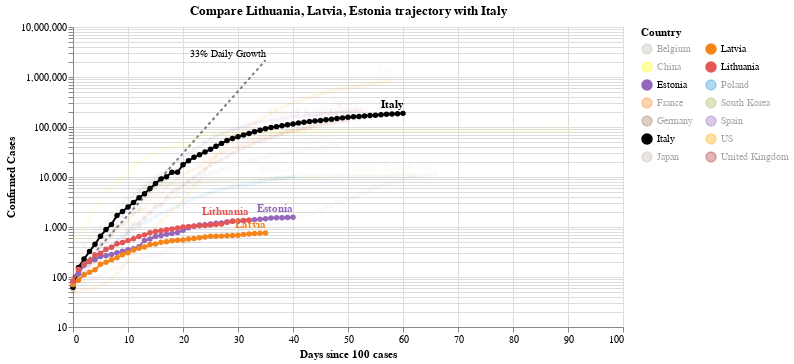

Write notebook code for a chart like this one.
### Code cell
#hide_input
chart3 = make_since_chart(dff2, ['Lithuania', 'Latvia', 'Estonia'], baseline_countries)
chart3

### Figure 1 — Vega-Lite specification as saved in the notebook (floating-point values rounded to 4 significant figures; data arrays with more than 128 entries replaced by an {"elided": "..."} marker saying what was removed)
{"config": {"view": {"continuousWidth": 400, "continuousHeight": 300}}, "layer": [{"mark": {"type": "line", "color": "black", "opacity": 0.5, "strokeDash": [3, 3]}, "encoding": {"x": {"type": "quantitative", "field": "Days since 100 cases"}, "y": {"type": "quantitative", "field": "Confirmed Cases"}}}, {"mark": {"type": "text", "align": "right", "dy": -6, "fontSize": 10, "text": "33% Daily Growth"}, "encoding": {"x": {"type": "quantitative", "field": "Days since 100 cases"}, "y": {"type": "quantitative", "field": "Confirmed Cases"}}, "transform": [{"filter": "(datum['Days since 100 cases'] >= 35)"}]}, {"data": {"name": "data-a935cc59f07bf05702d7ea7ddbe411b3"}, "mark": {"type": "line", "point": true}, "encoding": {"color": {"type": "nominal", "field": "Country", "legend": {"columns": 2}, "scale": {"domain": ["Belgium", "China", "Estonia", "France", "Germany", "Italy", "Japan", "Latvia", "Lithuania", "Poland", "South Korea", "Spain", "US", "United Kingdom"], "range": ["#C1B7AD", "yellow", "#9467bd", "#F58518", "#9D755D", "black", "#C1B7AD", "#F58518", "#E45756", "#2495D3", "#A1BA59", "#9467bd", "orange", "brown"]}}, "opacity": {"condition": {"value": 1, "selection": "selector002"}, "value": 0.05}, "tooltip": [{"type": "nominal", "field": "Country"}, {"type": "temporal", "field": "Date"}, {"type": "quantitative", "field": "Confirmed Cases"}, {"type": "quantitative", "field": "Days since 100 cases"}], "x": {"type": "quantitative", "field": "Days since 100 cases"}, "y": {"type": "quantitative", "field": "Confirmed Cases", "scale": {"type": "log"}}}, "selection": {"selector002": {"type": "multi", "fields": ["Country"], "bind": "legend", "init": [{"Country": "Lithuania"}, {"Country": "Latvia"}, {"Country": "Estonia"}, {"Country": "Italy"}]}}, "width": 550}, {"data": {"name": "data-a935cc59f07bf05702d7ea7ddbe411b3"}, "mark": {"type": "text", "align": "right", "dy": -8, "fontWeight": "bold"}, "encoding": {"color": {"type": "nominal", "field": "Country", "legend": {"columns": 2}, "scale": {"domain": ["Belgium", "China", "Estonia", "France", "Germany", "Italy", "Japan", "Latvia", "Lithuania", "Poland", "South Korea", "Spain", "US", "United Kingdom"], "range": ["#C1B7AD", "yellow", "#9467bd", "#F58518", "#9D755D", "black", "#C1B7AD", "#F58518", "#E45756", "#2495D3", "#A1BA59", "#9467bd", "orange", "brown"]}}, "opacity": {"condition": {"value": 1, "selection": "selector002"}, "value": 0.05}, "text": {"type": "nominal", "field": "Country"}, "tooltip": [{"type": "nominal", "field": "Country"}, {"type": "temporal", "field": "Date"}, {"type": "quantitative", "field": "Confirmed Cases"}, {"type": "quantitative", "field": "Days since 100 cases"}], "x": {"type": "quantitative", "field": "Days since 100 cases"}, "y": {"type": "quantitative", "field": "Confirmed Cases", "scale": {"type": "log"}}}, "transform": [{"filter": "(datum['Date'] >= 1587513600000)"}], "width": 550}], "data": {"name": "data-c1a3bbf4dd040f2e7e8e7a69520e3c2a"}, "title": "Compare Lithuania, Latvia, Estonia trajectory with Italy", "$schema": "https://vega.github.io/schema/vega-lite/v4.0.2.json", "datasets": {"data-c1a3bbf4dd040f2e7e8e7a69520e3c2a": [{"Days since 100 cases": 0, "Confirmed Cases": 100.0}, {"Days since 100 cases": 1, "Confirmed Cases": 133.0}, {"Days since 100 cases": 2, "Confirmed Cases": 176.9}, {"Days since 100 cases": 3, "Confirmed Cases": 235.3}, {"Days since 100 cases": 4, "Confirmed Cases": 312.9}, {"Days since 100 cases": 5, "Confirmed Cases": 416.2}, {"Days since 100 cases": 6, "Confirmed Cases": 553.5}, {"Days since 100 cases": 7, "Confirmed Cases": 736.1}, {"Days since 100 cases": 8, "Confirmed Cases": 979.1}, {"Days since 100 cases": 9, "Confirmed Cases": 1302.0}, {"Days since 100 cases": 10, "Confirmed Cases": 1732.0}, {"Days since 100 cases": 11, "Confirmed Cases": 2303.0}, {"Days since 100 cases": 12, "Confirmed Cases": 3064.0}, {"Days since 100 cases": 13, "Confirmed Cases": 4074.0}, {"Days since 100 cases": 14, "Confirmed Cases": 5419.0}, {"Days since 100 cases": 15, "Confirmed Cases": 7207.0}, {"Days since 100 cases": 16, "Confirmed Cases": 9586.0}, {"Days since 100 cases": 17, "Confirmed Cases": 12750.0}, {"Days since 100 cases": 18, "Confirmed Cases": 16960.0}, {"Days since 100 cases": 19, "Confirmed Cases": 22550.0}, {"Days since 100 cases": 20, "Confirmed Cases": 29990.0}, {"Days since 100 cases": 21, "Confirmed Cases": 39890.0}, {"Days since 100 cases": 22, "Confirmed Cases": 53060.0}, {"Days since 100 cases": 23, "Confirmed Cases": 70560.0}, {"Days since 100 cases": 24, "Confirmed Cases": 93850.0}, {"Days since 100 cases": 25, "Confirmed Cases": 124800.0}, {"Days since 100 cases": 26, "Confirmed Cases": 166000.0}, {"Days since 100 cases": 27, "Confirmed Cases": 220800.0}, {"Days since 100 cases": 28, "Confirmed Cases": 293700.0}, {"Days since 100 cases": 29, "Confirmed Cases": 390600.0}, {"Days since 100 cases": 30, "Confirmed Cases": 519500.0}, {"Days since 100 cases": 31, "Confirmed Cases": 690900.0}, {"Days since 100 cases": 32, "Confirmed Cases": 918900.0}, {"Days since 100 cases": 33, "Confirmed Cases": 1222000.0}, {"Days since 100 cases": 34, "Confirmed Cases": 1625000.0}, {"Days since 100 cases": 35, "Confirmed Cases": 2162000.0}], "data-a935cc59f07bf05702d7ea7ddbe411b3": {"elided": "755 records"}}}
